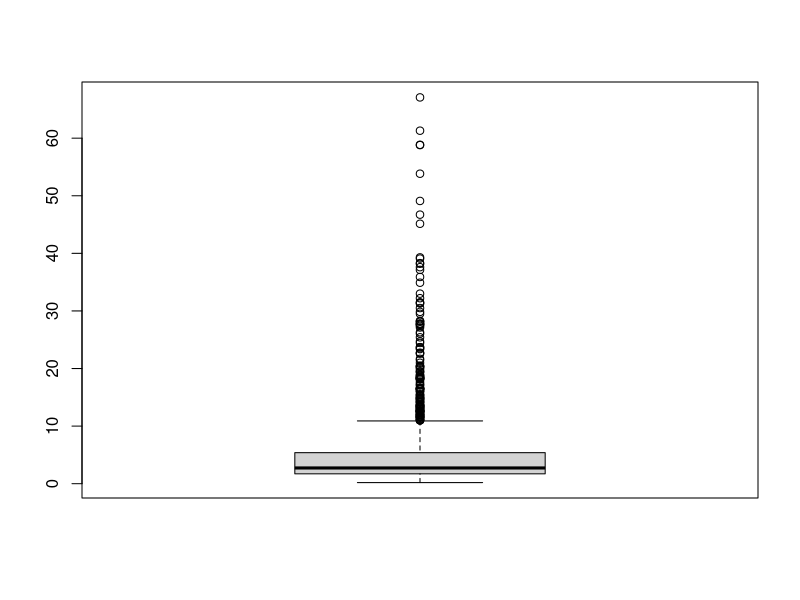
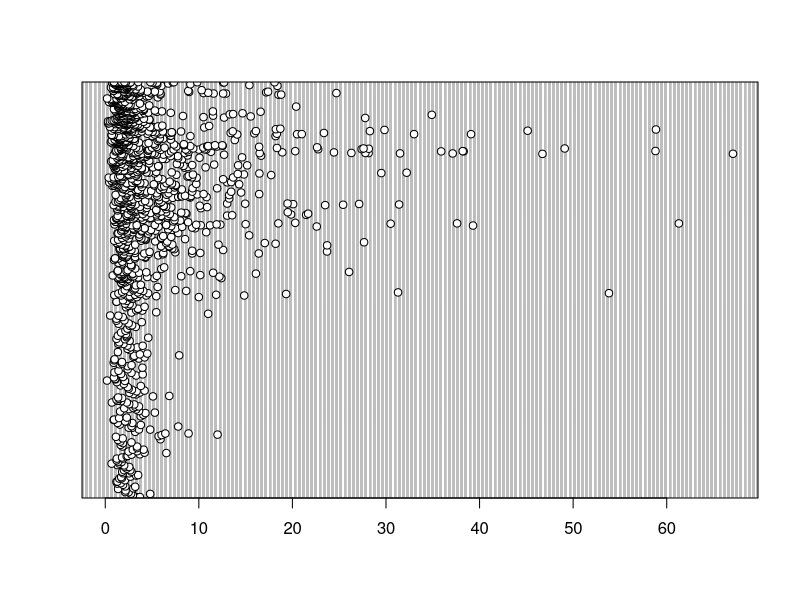

Generate these figures, in order, with R: (Note: this script raises an error after producing the figures.)
# diagnositics for methods
# get chl-a data
chl <- read.csv("data_model/model_covars_chla_fulljoin.csv")
head(chl)
str(chl)

chl$date <- as.Date(chl$date)

# outliers
boxplot(chl$chlorophyll)
dotchart(chl$chlorophyll)
# fine

# homogeneity of variance
# breaking up like variables (time, inundation, temp/solar rad, etc.)
fullmodel_1 <- lm(chlorophyll ~ date + inund_days + diurnal_range + region + Q_sday + WTmwk + din, chl)
fullmodel_2 <- lm(chlorophyll ~ doy1998 + inundation + diurnal_range + region + Q_sday + WTrangemwk + diss_orthophos, chl)
fullmodel_3 <- lm(chlorophyll ~ water_year + total_inund_last_year + diurnal_range + region + Q_sday + Sradmwk + din, chl)
fullmodel_4 <- lm(chlorophyll ~ date + days_since_last_inundation + diurnal_range + region + Q_sday + WTmwk + diss_orthophos, chl)
fullmodel_5 <- lm(chlorophyll ~ doy1998 + days_of_inundation_until_now + diurnal_range + region + Q_sday + Sradmwk + din, chl)

plot(resid(fullmodel_1))
plot(resid(fullmodel_2))
plot(resid(fullmodel_3))
plot(resid(fullmodel_4))
plot(resid(fullmodel_5))
# not great

library(lattice)
bwplot(chlorophyll ~ station_wq_chl | region, data = chl)# above region doesn't have the same range as the other regions
bwplot(chlorophyll ~ source | region, data = chl)

dotplot(as.matrix(chl[,c(2:9,11:14,16,21,22)]), groups = FALSE,
        strip = strip.custom(bg = 'white',
                             par.strip.text = list(cex = 0.8)),
        scales = list(x = list(relation = "free"),
                      y = list(relation = "free"),
                      draw = FALSE),
        col = 1, cex  = 0.5, pch = 16)
# water_year and doy1998 look the same (should use water year type - w, d, c, bn, instead)
# Sradmwk and WTmwk look the same
# days_of_inundation_until_now and inund_days look the same
# din and diss_orthophos are very similar

# distribution
hist(chl$chlorophyll, breaks = 100)
hist(log(chl$chlorophyll)) # log normal
histogram( ~ chlorophyll | region, data = chl, breaks = 100) # yolo looks different from the rest

# zeros
chl_rmnas <- chl[!is.na(chl$chlorophyll),]
plot(table(round(chl_rmnas$chlorophyll * chl_rmnas$chlorophyll)),
     type = "h")

# many low values, but technically not zero inflated
# 0    1    2    3    4    5    6    7    8    9   10   11   12   13
# 28  134  141  122   94   81   65   63   55   37   31   26   33   17

# collinearity
library(car)
vif(fullmodel_1)
vif(fullmodel_2) # region is a bit high - 3.592278
vif(fullmodel_3)
vif(fullmodel_4)
vif(fullmodel_5)

# try a monster model
fullmodel <- lm(chlorophyll ~ doy1998 + water_year + days_of_inundation_until_now + inund_days + inundation + total_inund_last_year + days_since_last_inundation + diurnal_range + region + Q_sday + WTmwk + WTrangemwk + Sradmwk + din + diss_orthophos, chl) # couldn't have date and doy1998

vif(fullmodel)
# including doy1998 and wate_year in the same model is a big problem
# region  also high (8.15)

fullmodel_time_removed <- lm(chlorophyll ~ days_of_inundation_until_now + inund_days + inundation + total_inund_last_year + days_since_last_inundation + diurnal_range + region + Q_sday + WTmwk + WTrangemwk + Sradmwk + din + diss_orthophos, chl)

vif(fullmodel_time_removed)
# region still high (7.61)

fullmodel_time_region_removed <- lm(chlorophyll ~ days_of_inundation_until_now + inund_days + inundation + total_inund_last_year + days_since_last_inundation + diurnal_range + Q_sday + WTmwk + WTrangemwk + Sradmwk + din + diss_orthophos, chl)

vif(fullmodel_time_region_removed)
# inund_days & inundation are next, but borderline (3.19 & 3.17)

fullmodel_inund_removed_v1 <- lm(chlorophyll ~ days_of_inundation_until_now + inundation + total_inund_last_year + days_since_last_inundation + diurnal_range + Q_sday + WTmwk + WTrangemwk + Sradmwk + din + diss_orthophos, chl)

fullmodel_inund_removed_v2 <- lm(chlorophyll ~ days_of_inundation_until_now + inund_days + total_inund_last_year + days_since_last_inundation + diurnal_range + Q_sday + WTmwk + WTrangemwk + Sradmwk + din + diss_orthophos, chl)

vif(fullmodel_inund_removed_v1) # Sradmwk - 3.00
vif(fullmodel_inund_removed_v2) # Sradmwk - 2.97

# relationships
scatterplotMatrix(~chlorophyll + doy1998 + water_year + days_of_inundation_until_now + inund_days + inundation + total_inund_last_year + days_since_last_inundation + diurnal_range +  Q_sday + WTmwk + WTrangemwk + Sradmwk + din + diss_orthophos | region, data=chl) # hard to see everything at once

scatterplotMatrix(~chlorophyll + doy1998 + water_year | region, data=chl)

scatterplotMatrix(~chlorophyll + days_of_inundation_until_now + inund_days + inundation + total_inund_last_year + days_since_last_inundation | region, data=chl)

scatterplotMatrix(~chlorophyll + diurnal_range +  Q_sday + WTmwk + WTrangemwk + Sradmwk + din + diss_orthophos | region, data=chl)

# interactions
coplot(diurnal_range ~  Q_sday | region, data = chl,
       panel = function(x, y, ...) {
         tmp <- lm(y ~ x, na.action = na.omit)
         abline(tmp)
         points(x, y) })

coplot(inund_days ~  Q_sday | region, data = chl,
       panel = function(x, y, ...) {
         tmp <- lm(y ~ x, na.action = na.omit)
         abline(tmp)
         points(x, y) })

coplot(Sradmwk ~  Q_sday | region, data = chl,
       panel = function(x, y, ...) {
         tmp <- lm(y ~ x, na.action = na.omit)
         abline(tmp)
         points(x, y) })

coplot(inundation ~  diss_orthophos | region, data = chl,
       panel = function(x, y, ...) {
         tmp <- lm(y ~ x, na.action = na.omit)
         abline(tmp)
         points(x, y) })

# lets look at nurtients a little closer...
bwplot(inundation ~  diss_orthophos | region, data = chl)
bwplot(inundation ~  din | region, data = chl)

# independence
acf(chl_rmnas$chlorophyll) # nope
